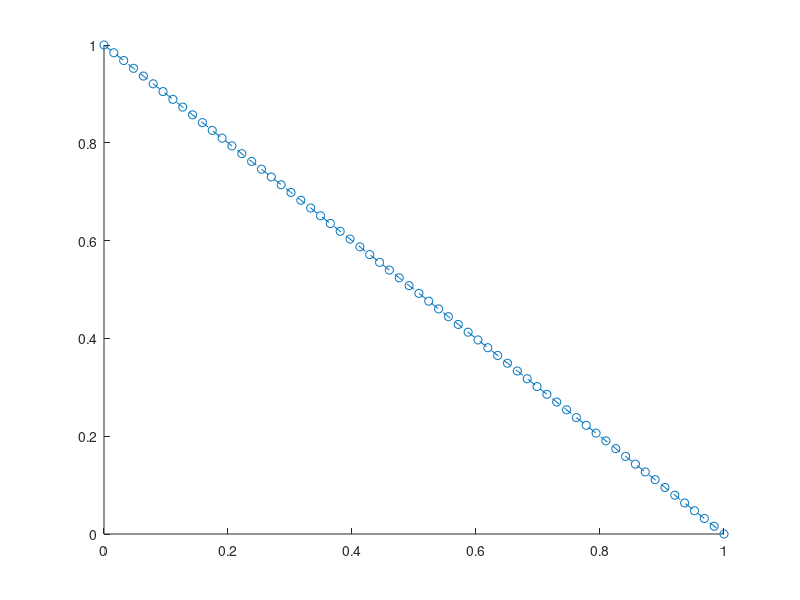

MATLAB code for this plot: (Note: this script raises an error after producing the figure.)
clear
close all

nx = 64;
xMin = 0;
xMax = 1;
yMin = 0;
yMax = 1;

x = linspace(xMin,xMax,nx);
dx = x(2) - x(1);
y = interp1([0 1],[1 0],x);
% y = sort(rand(size(x)),'descend');
% y = rand(size(x));
y(1) = yMax;
y(end) = yMin;

mu = 0.3;
g = 9.81;
m = 1;

% figure
hold on
plot(x,y,'--o')

% Solve via Bernoulli Method
options = optimset;
options.MaxFunEvals = 1e6;
% options.PlotFcns = ["optimplotx","optimplotfval","optimplotfunccount"];

y = fminunc(@(y)belgundu(y,dx),y,options);

plot(x,y,'-o')

% Solve via Ning method
H = yMax - yMin;
options = optimset;
options.MaxFunEvals = 1e6;
% options.PlotFcns = ["optimplotx","optimplotfval","optimplotfunccount"];
y = fminunc(@(y)ning(y,x,H,mu),y,options);
plot(x,y,'-o')
